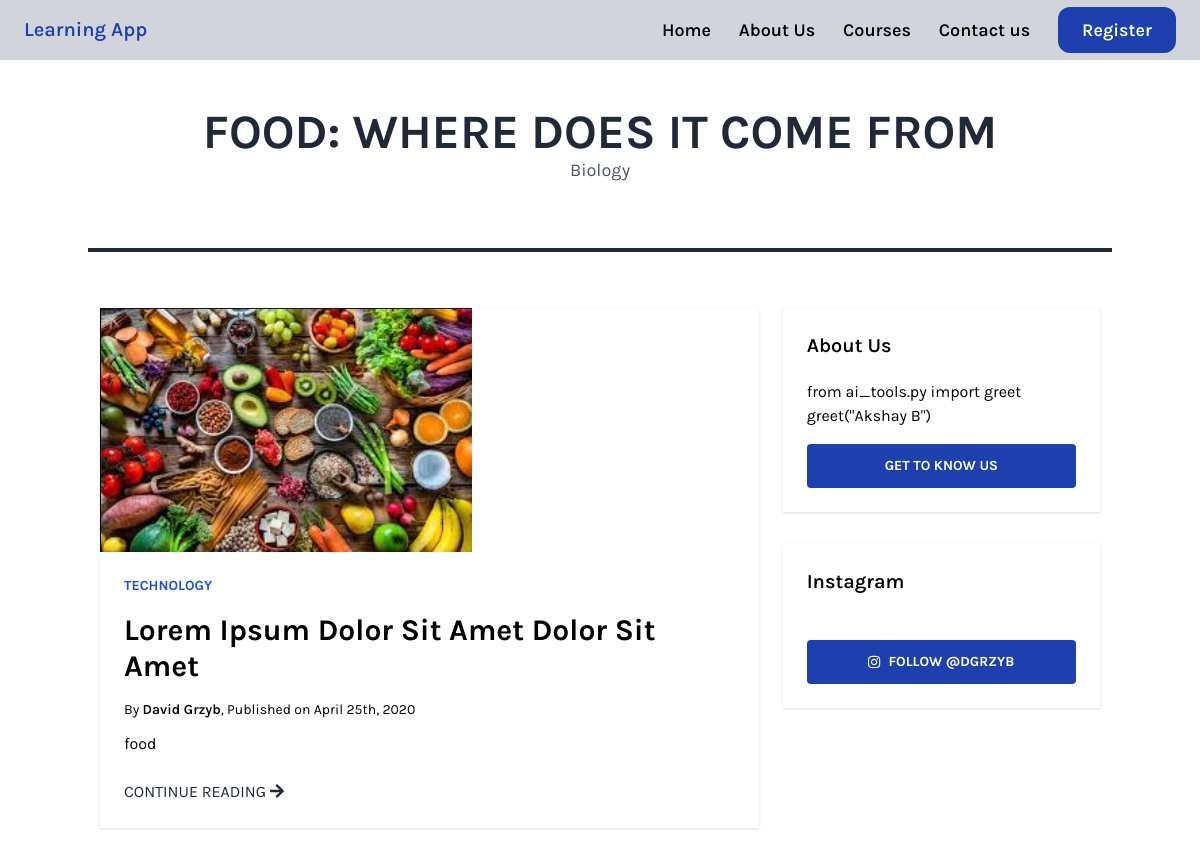
The page /biology/1/ on the database its author committed.
### biology/models.py (models this page shows, shortened)
class BiologyContent(models.Model):
    title=models.CharField(max_length=100)
    image=models.ImageField(upload_to='biology/content-images/')
    content=models.TextField()

### biology/views.py (the view)
# urls.py: path('<int:pk>/',views.biology_chapter_detail,name="biology_detail")
def biology_chapter_detail(request,pk):
    item=get_object_or_404(BiologyContent,pk=pk)
    return render(request, 'biology/biology_detail.html', {'item':item})

### biology/templates/biology/biology_detail.html
{% extends 'core/chapter_detail.html' %} {% block chapter-name %} {{item.title}}
{% endblock %} {% block subject-name%} Biology {% endblock %}
{% block chapter-image %} <img src="{{item.image.url}}" /> {% endblock %}
{% block content %} {{item.content}}{% endblock %}

### core/templates/core/chapter_detail.html (style rules this page uses)
.font-family-karla { font-family: karla; }

### rows shown on the page
BiologyContent: title "FOOD: WHERE DOES IT COME FROM", image (picture), content "food"
